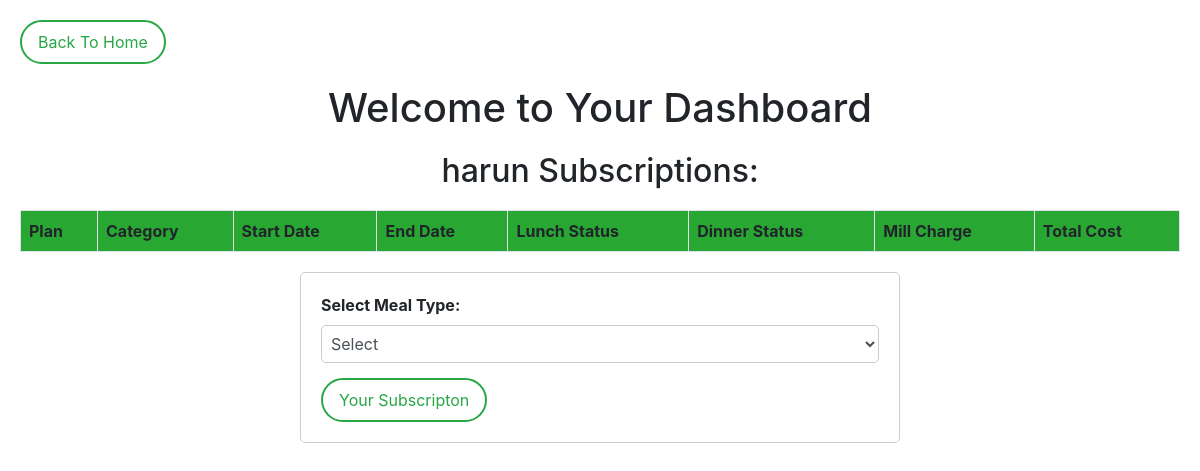
Page /dashboard/ (signed in) on the earlier database version.
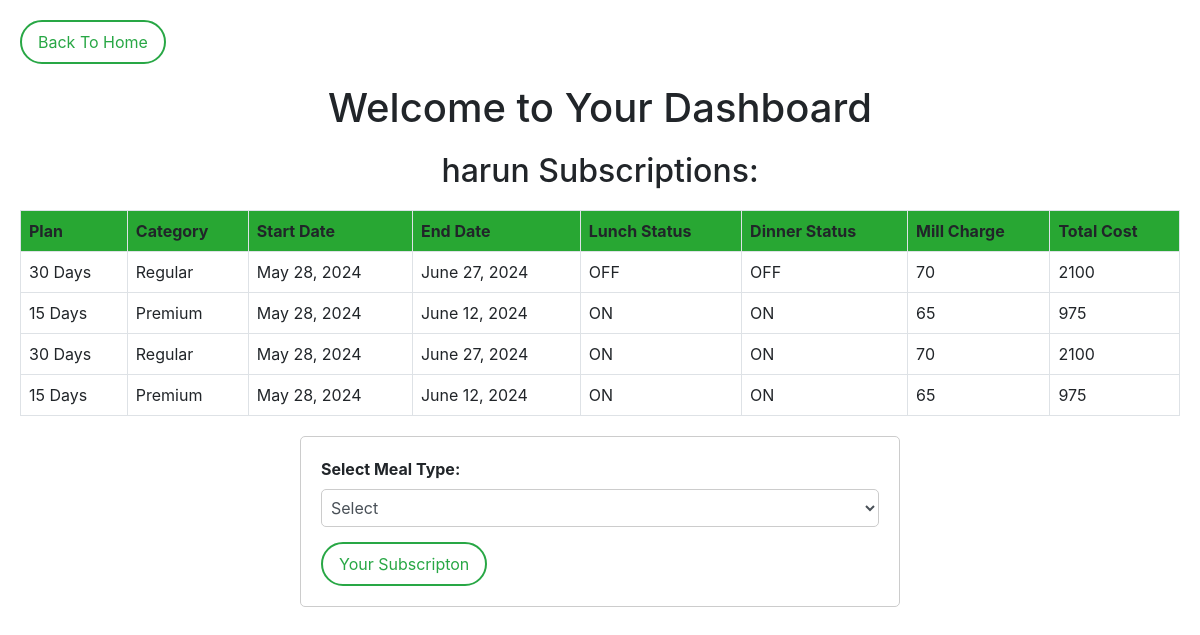
Same page on the later database version.
### Home/models.py (models this page shows, shortened)
class Subscription_nowcook(models.Model):
    PLAN_CHOICES = [
        (3, '3 Days'),
        (7, '7 Days'),
        (15, '15 Days'),
        (30, '30 Days'),
    ]
    CATEGORY_CHOICES = [
        ('Regular', 'Regular'),
        ('Premium', 'Premium'),
    ]
    user = models.ForeignKey(User, on_delete=models.CASCADE)
    category = models.CharField(max_length=20, choices=CATEGORY_CHOICES, blank=True, null=True)
    plan = models.IntegerField(choices=PLAN_CHOICES, blank=True, null=True)
    start_date = models.DateField(auto_now_add=True)
    end_date = models.DateField(blank=True, null=True)
    is_lunch_off = models.BooleanField(default=False)
    is_dinner_off = models.BooleanField(default=False)
    Reguler_balance = models.ForeignKey(Plan, related_name='regular_subscriptions', on_delete=models.CASCADE, null=True)
    Primium_balance = models.ForeignKey(Plan, related_name='premium_subscriptions', on_delete=models.CASCADE, null=True)
    total_cost = models.DecimalField(max_digits=10, decimal_places=2, default=0, null=True)
    def line_Total(self):
        return self.Reguler_balance.Reguler_balance * self.plan if self.category == 'Regular' else 0
    def pri_line(self):
        return self.Primium_balance.Primium_balance * self.plan if self.category == 'Premium' else 0

class Plan(models.Model):
    item = models.IntegerField()
    Reguler_balance = models.IntegerField(null=True)
    Primium_balance = models.IntegerField(null=True)
    p_slug=AutoSlugField(populate_from='item', unique=True, null=True)

### Home/views.py (the view)
# urls.py: path('dashboard/', views.dashboard, name='dashboard'),
def dashboard(request):
    user_subscriptions = Subscription_nowcook.objects.filter(user=request.user)
    context = {
        'user_subscriptions': user_subscriptions,
    }
    return render(request, 'dashboards.html', context)

### Home/templates/dashboards.html (shortened to what this page needs)
<!DOCTYPE html>
<html>
<head>
    <link href="https://stackpath.bootstrapcdn.com/bootstrap/4.5.2/css/bootstrap.min.css" rel="stylesheet">
</head>
<body>
    <div class="container" style="max-width: 1200px; margin: 0 auto; padding: 20px;">
        <a href="{% url 'home' %}">
            <div class="text-end">
                <a href="{% url "home" %}"><button class="btn btn-card-new mt-auto">Back To Home</button></a>
            </div>
        </a>
        <h1 style="text-align: center; margin: 20px 0;">Welcome to Your Dashboard</h1>
        <h2 style="text-align: center;">{{ request.user.username }} Subscriptions:</h2>
        <table class="table" style="width: 100%; margin: 20px 0; border-collapse: collapse;">
            <thead  style="background-color: #28a733;">
                <tr>
                    <th style="border: 1px solid #dee2e6; padding: 8px;">Plan</th>
                    <th style="border: 1px solid #dee2e6; padding: 8px;">Category</th>
                    <th style="border: 1px solid #dee2e6; padding: 8px;">Start Date</th>
                    <th style="border: 1px solid #dee2e6; padding: 8px;">End Date</th>
                    <th style="border: 1px solid #dee2e6; padding: 8px;">Lunch Status</th>
                    <th style="border: 1px solid #dee2e6; padding: 8px;">Dinner Status</th>
                    <th style="border: 1px solid #dee2e6; padding: 8px;">Mill Charge</th>
                    <th style="border: 1px solid #dee2e6; padding: 8px;">Total Cost</th>
                </tr>
            </thead>
            <tbody>
                {% for subscription in user_subscriptions %}
                <tr>
                    <td style="border: 1px solid #dee2e6; padding: 8px;">{{ subscription.get_plan_display }}</td>
                    <td style="border: 1px solid #dee2e6; padding: 8px;">{{ subscription.category }}</td>
                    <td style="border: 1px solid #dee2e6; padding: 8px;">{{ subscription.start_date }}</td>
                    <td style="border: 1px solid #dee2e6; padding: 8px;">{{ subscription.end_date }}</td>
                    <td style="border: 1px solid #dee2e6; padding: 8px;">{% if subscription.is_lunch_off %}OFF{% else %}ON{% endif %}</td>
                    <td style="border: 1px solid #dee2e6; padding: 8px;">{% if subscription.is_dinner_off %}OFF{% else %}ON{% endif %}</td>
                    <td style="border: 1px solid #dee2e6; padding: 8px;">
                        {% if subscription.category == 'Premium' %}
                            {{ subscription.Primium_balance.Primium_balance }}
                        {% else %}
                            {{ subscription.Reguler_balance.Reguler_balance }}
                        {% endif %}
                    </td>
                    <td style="border: 1px solid #dee2e6; padding: 8px;">
                        {% if subscription.category == 'Premium' %}
                            {{ subscription.pri_line }}
                        {% else %}
                            {{ subscription.line_Total }}
                        {% endif %}
                    </td>
                </tr>
                {% endfor %}
            </tbody>
        </table>
        <form method="post" action="{% url 'toggle_meal_off' %}" style="max-width: 600px; margin: 20px auto; padding: 20px; border: 1px solid #ccc; border-radius: 5px;">
            <div class="form-group" style="margin-bottom: 15px;">
                <label for="meal_type" style="font-weight: bold;">Select Meal Type:</label>
                <select class="form-control" name="meal_type" id="meal_type" style="padding: 5px; border-radius: 5px; border: 1px solid #ccc; width: 100%;" required>
                    <option value="">Select</option>
                </select>
            </div>
            <div class="text-end">
                <button class="btn btn-card-new mt-auto">Your Subscripton</button>
            </div>
        </form>
    </div>
</body>
</html>

Differences in the rows shown:
added Subscription_nowcook: plan "30 Days", category "Regular", start_date "May 28, 2024", end_date "June 27, 2024", is_lunch_off "OFF", is_dinner_off "OFF", Reguler_balance.Reguler_balance "70", line_Total "2100"
added Subscription_nowcook: plan "15 Days", category "Premium", start_date "May 28, 2024", end_date "June 12, 2024", is_lunch_off "ON", is_dinner_off "ON", Primium_balance.Primium_balance "65", pri_line "975"
added Subscription_nowcook: plan "30 Days", category "Regular", start_date "May 28, 2024", end_date "June 27, 2024", is_lunch_off "ON", is_dinner_off "ON", Reguler_balance.Reguler_balance "70", line_Total "2100"
added Subscription_nowcook: plan "15 Days", category "Premium", start_date "May 28, 2024", end_date "June 12, 2024", is_lunch_off "ON", is_dinner_off "ON", Primium_balance.Primium_balance "65", pri_line "975"
